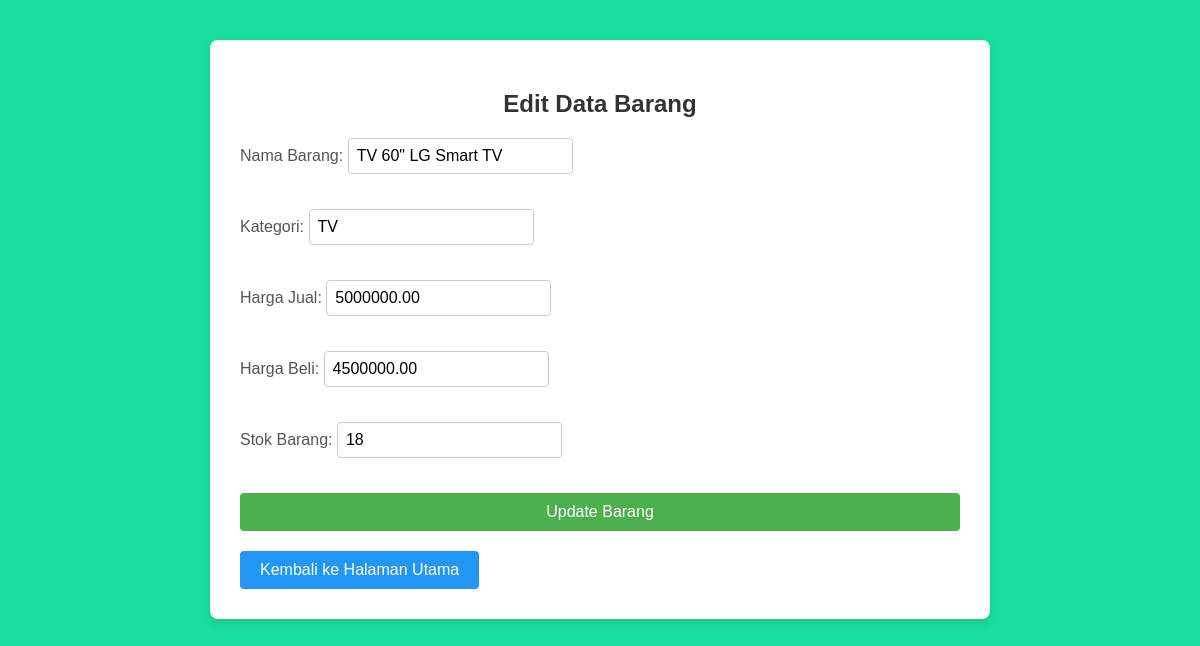
/edit_barang.php?id=4, run on the app's committed database.
### tables this page shows
CREATE TABLE `barang` (
  `id_barang` int(11) NOT NULL,
  `nama_barang` varchar(255) DEFAULT NULL,
  `kategori` varchar(255) DEFAULT NULL,
  `harga_jual` decimal(10,2) DEFAULT NULL,
  `harga_beli` decimal(10,2) DEFAULT NULL,
  `stok_barang` int(11) DEFAULT NULL
);

### edit_barang.php (the view, shortened to what this page needs)
<?php
$koneksi = mysqli_connect("localhost", "root", "", "web");
$id_barang = $_GET['id'];
$query = "SELECT * FROM barang WHERE id_barang = '$id_barang'";
$result = mysqli_query($koneksi, $query);
$row = mysqli_fetch_assoc($result);
echo "<!DOCTYPE html>
<html lang='en'>
<head>
</head>
<body>
    <div class='container'>
        <h2>Edit Data Barang</h2>
        <form method='POST'>
            <div class='form-group'>
                <label for='nama_barang'>Nama Barang:</label>
                <input type='text' name='nama_barang' value='{$row['nama_barang']}' required>
            </div>
            <div class='form-group'>
                <label for='kategori'>Kategori:</label>
                <input type='text' name='kategori' value='{$row['kategori']}' required>
            </div>
            <div class='form-group'>
                <label for='harga_jual'>Harga Jual:</label>
                <input type='number' name='harga_jual' value='{$row['harga_jual']}' required>
            </div>
            <div class='form-group'>
                <label for='harga_beli'>Harga Beli:</label>
                <input type='number' name='harga_beli' value='{$row['harga_beli']}' required>
            </div>
            <div class='form-group'>
                <label for='stok_barang'>Stok Barang:</label>
                <input type='number' name='stok_barang' value='{$row['stok_barang']}' required>
            </div>
            <input type='submit' name='submit' value='Update Barang'>
        </form>
        <a href='index.php' class='back-button'>Kembali ke Halaman Utama</a>
    </div>
</body>
</html>";
?>

### edit_barang.php (style rules this page uses)
body { font-family: 'Arial', sans-serif; background-color:rgb(27, 221, 157); margin: 0; padding: 0; }
.container { width: 60%; margin: 40px auto; background-color: #fff; padding: 30px; border-radius: 8px; box-shadow: 0 4px 8px rgba(0, 0, 0, 0.1); }
h2 { text-align: center; color: #333; }
form { display: flex; flex-direction: column; }
label { font-size: 16px; margin-bottom: 5px; color: #555; }
input[type='text'], input[type='number'] { padding: 8px; margin-bottom: 15px; font-size: 16px; border: 1px solid #ccc; border-radius: 4px; }
input[type='submit'] { padding: 10px; font-size: 16px; color: white; background-color: #4CAF50; border: none; border-radius: 4px; cursor: pointer; }
.back-button { display: inline-block; margin-top: 20px; text-align: center; text-decoration: none; background-color: #2196F3; color: white; padding: 10px 20px; border-radius: 4px; font-size: 16px; }
.form-group { margin-bottom: 20px; }

### data on the page
barang: nama_barang "TV 60\" LG Smart TV", kategori "TV", harga_jual "5000000.00", harga_beli "4500000.00", stok_barang "18"
